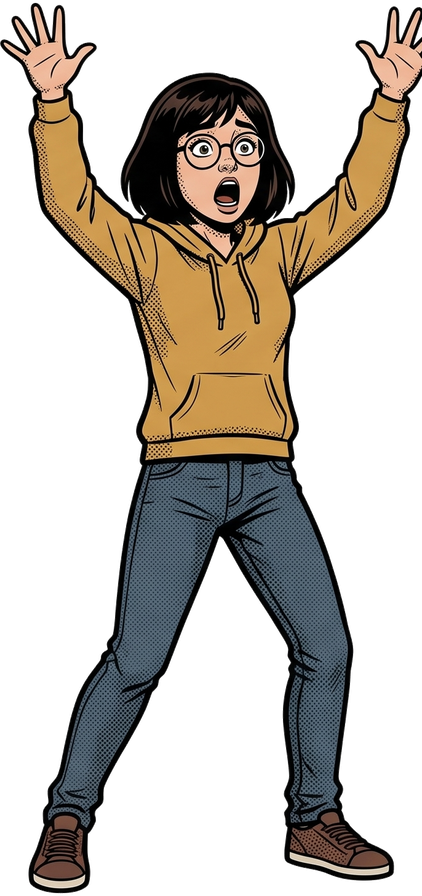
#> input picture assets/maya/pose-alarm.png, 422 x 896 px
$ python make_og.py
#> lines starting #> are read from the running program, lines starting #| are printed output that depends on the picture
#!/usr/bin/env python3
"""Generate 1200x630 OG/social image at assets/og.png, mirroring the live cover.

Mirrors div.coverart (src/engine.js:28-31) styled by src/comic.css:110-113:
full-bleed red bg + halftone dots, yellow title top-left, Maya right,
yellow SFX bottom-left, white issue tag, ink frame. Pillow only.
Usage: python3 tools/make_og.py
"""
import pathlib
from PIL import Image, ImageDraw, ImageFont

ROOT = pathlib.Path(__file__).resolve().parent.parent
OUT = ROOT / "assets" / "og.png"
SRC = ROOT / "assets" / "maya" / "pose-alarm.png"

W, H = 1200, 630
RED = (0xE5, 0x32, 0x2B, 255)
YELLOW = (0xFF, 0xD2, 0x2E, 255)
INK = (0x11, 0x11, 0x11, 255)
WHITE = (255, 255, 255, 255)
# Red blended 20% toward ink: approximates ink dots at opacity .2 over red.
DOT = (int(0xE5 * 0.8 + 0x11 * 0.2), int(0x32 * 0.8 + 0x11 * 0.2), int(0x2B * 0.8 + 0x11 * 0.2), 255)

BOLD_CANDIDATES = [
    "Bangers-Regular.ttf",
    "Bangers.ttf",
    "DejaVuSans-Bold.ttf",
    "/usr/share/fonts/truetype/dejavu/DejaVuSans-Bold.ttf",
    "/usr/share/fonts/truetype/dejavu/DejaVuSans.ttf",
    "/System/Library/Fonts/Supplemental/Arial Black.ttf",
    "/System/Library/Fonts/Supplemental/Arial Bold.ttf",
    "/System/Library/Fonts/Supplemental/Arial.ttf",
    "/Library/Fonts/Arial Unicode.ttf",
]


def load_font(size):
    for cand in BOLD_CANDIDATES:
        try:
            return ImageFont.truetype(cand, size)
        except Exception:
            continue
    return ImageFont.load_default()


def draw_outlined(d, xy, text, font, fill=YELLOW, outline=INK, sw=3, shadow=(6, 6)):
    x, y = xy
    if shadow is not None:
        d.text((x + shadow[0], y + shadow[1]), text, font=font, fill=outline)
    for dx in range(-sw, sw + 1):
        for dy in range(-sw, sw + 1):
            if dx == 0 and dy == 0:
                continue
            if dx * dx + dy * dy > sw * sw:
                continue
            d.text((x + dx, y + dy), text, font=font, fill=outline)
    d.text((x, y), text, font=font, fill=fill)


def main():
    img = Image.new("RGBA", (W, H), RED)
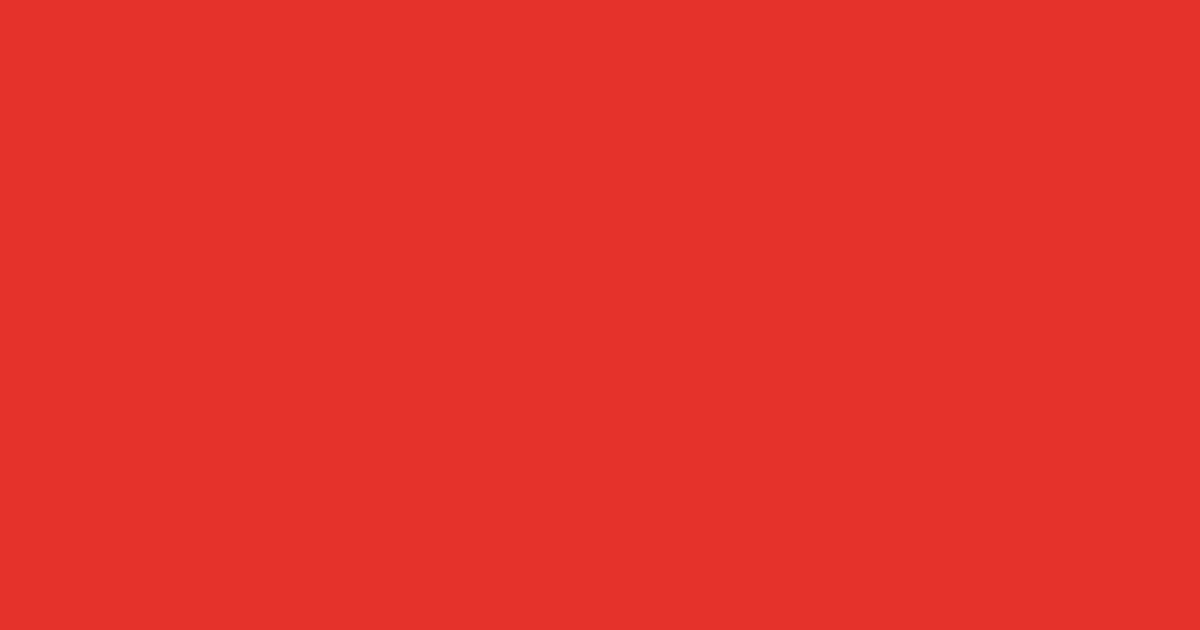
#> img: PIL image 1200x630 RGBA; mean R, G, B, A 229, 50, 43, 255
    d = ImageDraw.Draw(img)

    # Full-bleed ink halftone dots overlay (grid approx of .half, opacity .2).
    spacing, r = 14, 2
    row = 0
    y = spacing // 2
    while y < H:
        xoff = (spacing // 2) if row % 2 else 0
        x = spacing // 2 + xoff
        while x < W:
            d.ellipse([x - r, y - r, x + r, y + r], fill=DOT)
            x += spacing
        y += spacing
        row += 1
#> after the loop, row = 45; y = 637

    # Hero right: height ~605px (96%), ~6% right margin, bottom-anchored (-8px bleed).
    maya = Image.open(SRC).convert("RGBA")
#> maya is the input picture: PIL image 422x896 RGBA; mean R, G, B, A 44.6, 38.4, 30.6, 100.6
    target_h = 605
    if maya.height != target_h:
        maya = maya.resize((int(maya.width * target_h / maya.height), target_h), Image.LANCZOS)
#> maya: PIL image 284x605 RGBA
    hx = W - maya.width - int(W * 0.06)
#> hx = 844
    hy = H - maya.height + 8
#> hy = 33
    shadow = Image.new("RGBA", maya.size, INK)
    shadow.putalpha(maya.split()[3])
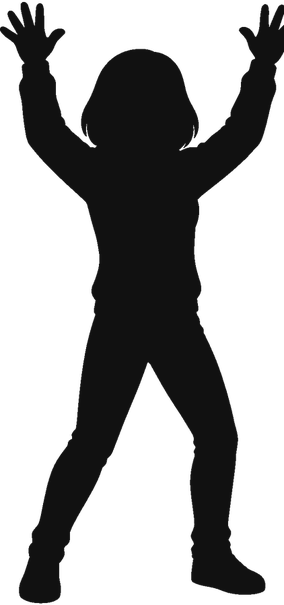
#> shadow: PIL image 284x605 RGBA; mean R, G, B, A 17, 17, 17, 100.6; transparent parts drawn white
    img.paste(shadow, (hx + 6, hy + 6), shadow)
    img.paste(maya, (hx, hy), maya)
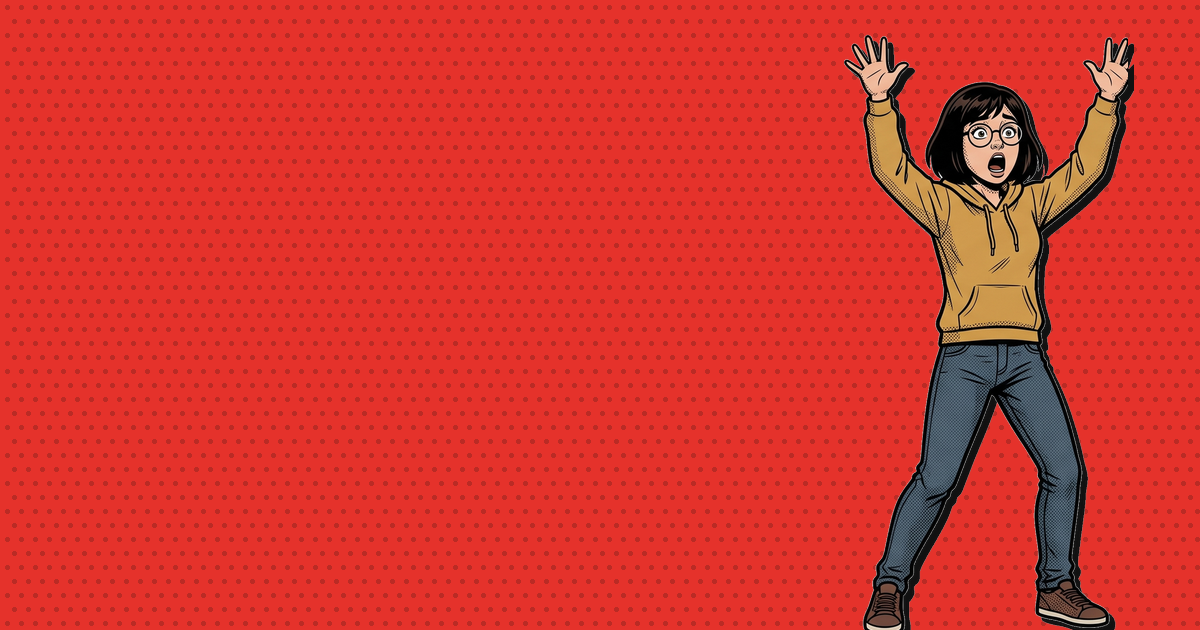
#> img: PIL image 1200x630 RGBA; mean R, G, B, A 211.9, 52.7, 44.7, 254.7; transparent parts drawn white

    # Small tag top-left above title: white box, ink 3px border.
    f_tag = load_font(26)
    tag = "ISSUE #1 \u00b7 A FIVE-MINUTE JOB"
    tb = d.textbbox((0, 0), tag, font=f_tag)
#> tb = (0, 6, 395, 30)
    tw, th = tb[2] - tb[0], tb[3] - tb[1]
#> tw = 395; th = 24
    pad_x, pad_y, sh = 14, 8, 4
    tag_w, tag_h = tw + pad_x * 2, th + pad_y * 2
#> tag_w = 423; tag_h = 40
    tag_layer = Image.new("RGBA", (tag_w + sh + 8, tag_h + sh + 8), (0, 0, 0, 0))
#> tag_layer: PIL image 435x52 RGBA; every value is 0
    td = ImageDraw.Draw(tag_layer)
    td.rectangle([sh, sh, sh + tag_w, sh + tag_h], fill=INK)
    td.rectangle([0, 0, tag_w, tag_h], fill=WHITE, outline=INK, width=3)
    td.text((pad_x - tb[0], pad_y - tb[1]), tag, font=f_tag, fill=INK)
    tag_layer = tag_layer.rotate(2, expand=True, resample=Image.BICUBIC)
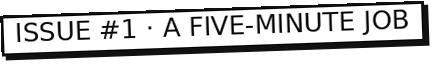
#> tag_layer: PIL image 437x68 RGBA; mean R, G, B, A 110.7, 110.7, 110.7, 165; transparent parts drawn white
    img.paste(tag_layer, (60, 36), tag_layer)

    # Title top-left: two yellow lines, ink stroke + drop shadow, rotated -3deg.
    lines = ["JUST MOVE", "THE BUTTON"]
    probe = ImageDraw.Draw(Image.new("RGBA", (8, 8)))
    size = 120
    max_w = hx - 60 - 30
#> max_w = 754
    while size > 48:
        f_try = load_font(size)
        if max(probe.textlength(ln, font=f_try) for ln in lines) <= max_w:
            break
        size -= 4
#> after the loop, size = 116
    f_title = load_font(size)
    widths = [probe.textlength(ln, font=f_title) for ln in lines]
#> widths = [642.5, 750.5]
    bboxes = [probe.textbbox((0, 0), ln, font=f_title) for ln in lines]
#> bboxes = [(-6, 21, 643, 131), (-1, 21, 751, 110)]
    heights = [b[3] - b[1] for b in bboxes]
#> heights = [110, 89]
    lh = int(size * 0.9)
    tpad, tsh = 20, 6
    title_w = int(max(widths)) + tpad * 2 + tsh + 8
    title_h = lh * len(lines) + tpad * 2 + tsh + 8
    title_layer = Image.new("RGBA", (title_w, title_h), (0, 0, 0, 0))
#> title_layer: PIL image 804x262 RGBA; every value is 0
    tld = ImageDraw.Draw(title_layer)
    for i, line in enumerate(lines):
        draw_outlined(tld, (tpad - bboxes[i][0], tpad - bboxes[i][1] + i * lh),
                      line, f_title, fill=YELLOW, outline=INK, sw=3, shadow=(6, 6))
    _ = heights
    title_layer = title_layer.rotate(-3, expand=True, resample=Image.BICUBIC)
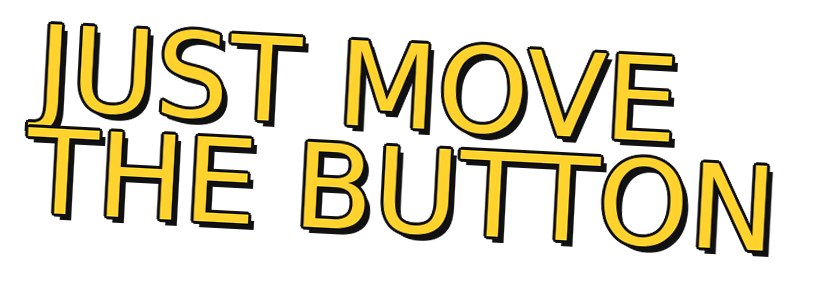
#> title_layer: PIL image 818x304 RGBA; mean R, G, B, A 38.7, 32.5, 8.9, 67.6; transparent parts drawn white
    img.paste(title_layer, (56, 104), title_layer)

    # SFX bottom-left: yellow with ink outline, rotated -8deg, ~44px.
    f_sfx = load_font(44)
    sfx_lines = ["IT'S JUST", "ONE WORD!"]
    sb = [probe.textbbox((0, 0), ln, font=f_sfx) for ln in sfx_lines]
    sws = [b[2] - b[0] for b in sb]
    slh = int(44 * 0.95)
    spad, ssh = 16, 4
    sfx_w = int(max(sws)) + spad * 2 + ssh + 8
    sfx_h = slh * len(sfx_lines) + spad * 2 + ssh + 8
    sfx_layer = Image.new("RGBA", (sfx_w, sfx_h), (0, 0, 0, 0))
#> sfx_layer: PIL image 314x126 RGBA; every value is 0
    sd = ImageDraw.Draw(sfx_layer)
    for i, line in enumerate(sfx_lines):
        draw_outlined(sd, (spad - sb[i][0], spad - sb[i][1] + i * slh),
                      line, f_sfx, fill=YELLOW, outline=INK, sw=2, shadow=(4, 4))
    sfx_layer = sfx_layer.rotate(-8, expand=True, resample=Image.BICUBIC)
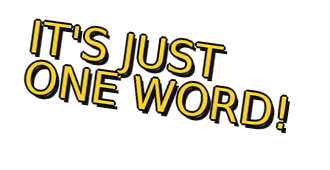
#> sfx_layer: PIL image 330x170 RGBA; mean R, G, B, A 21.5, 18.4, 5.8, 48.7; transparent parts drawn white
    img.paste(sfx_layer, (60, H - sfx_layer.height - 50), sfx_layer)

    # Outer 4px ink frame.
    d = ImageDraw.Draw(img)
    d.rectangle([2, 2, W - 3, H - 3], outline=INK, width=4)

    OUT.parent.mkdir(parents=True, exist_ok=True)
    img.convert("RGB").save(OUT, "PNG", optimize=True)
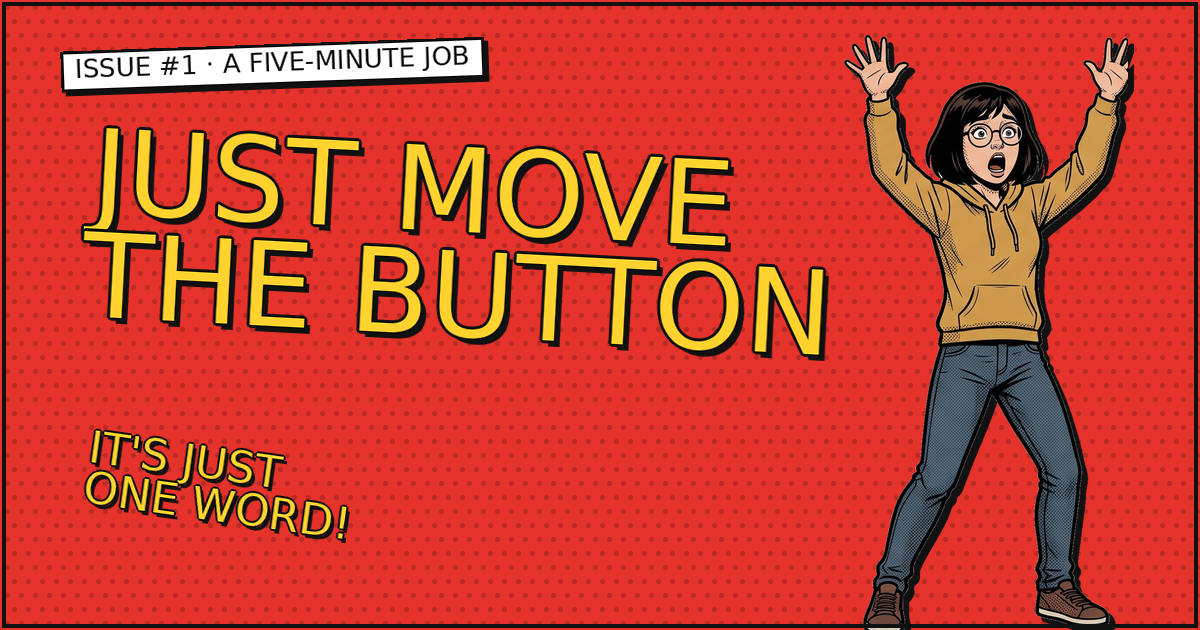
#> saved as og.png: PIL image 1200x630 RGB; mean R, G, B 198.1, 62.1, 46.4
    print(f"wrote {OUT} ({OUT.stat().st_size // 1024} KB)")


if __name__ == "__main__":
    main()
